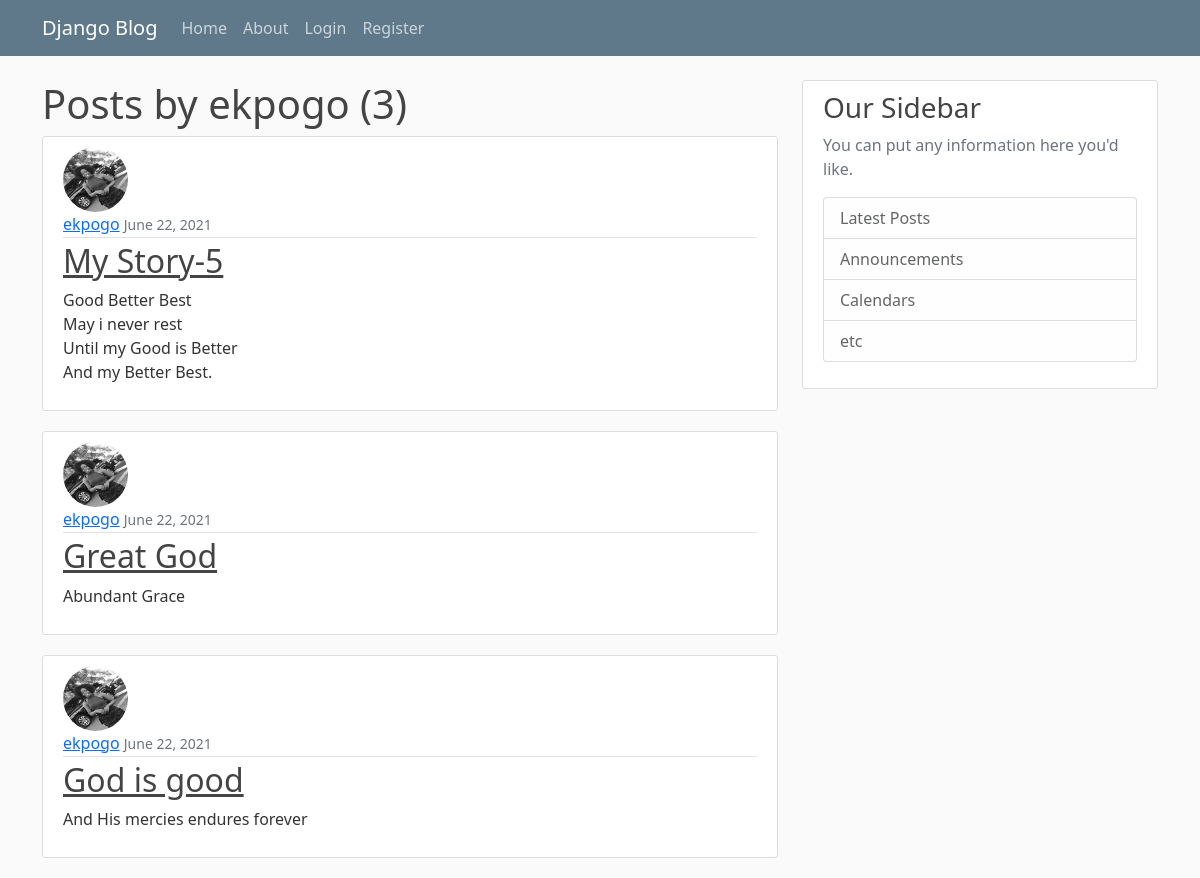
/user/ekpogo, run on an earlier commit of the app's database.
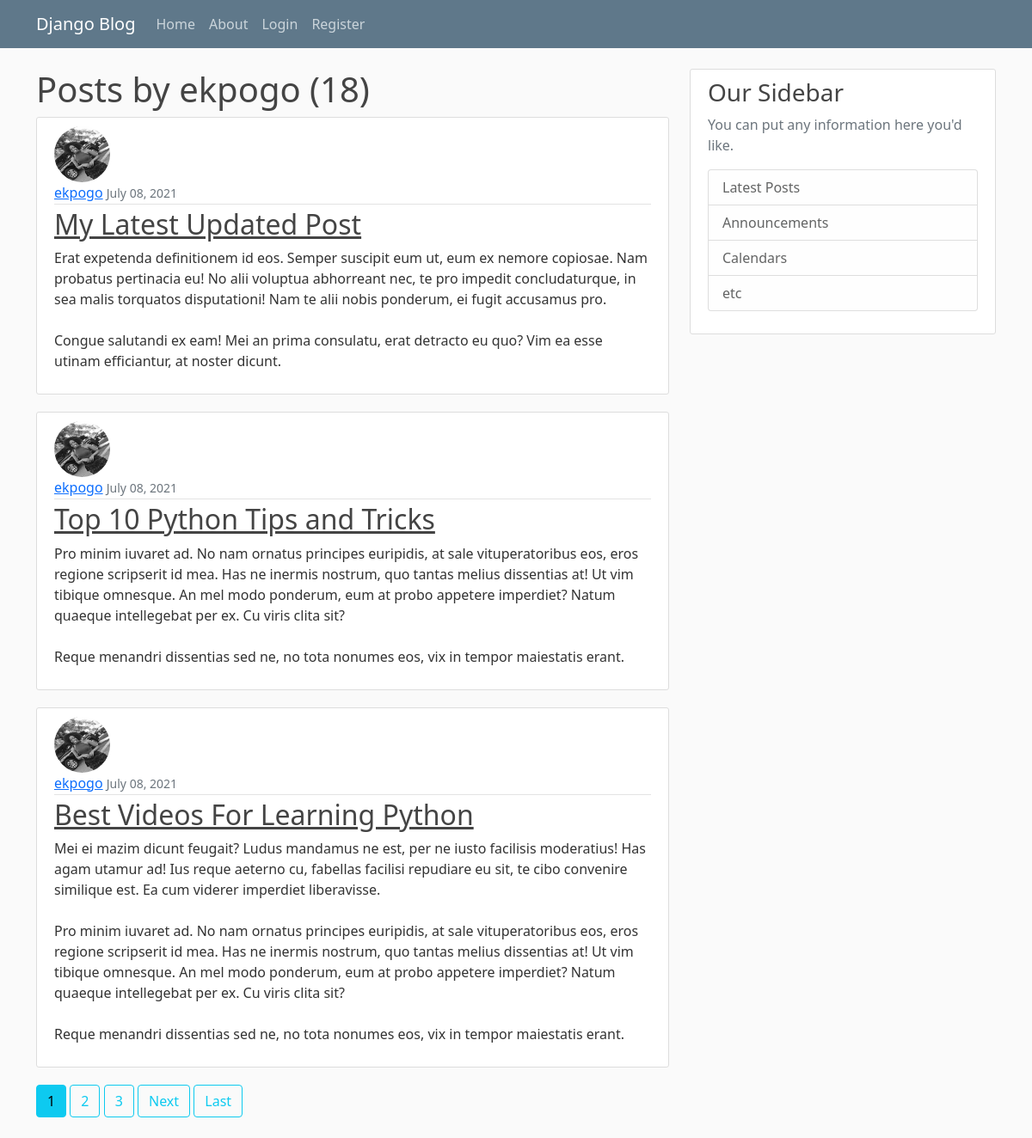
And on a later commit of the database.
### blog/models.py (models this page shows, shortened)
class Post(models.Model):
    title = models.CharField(max_length=100)
    content = models.TextField()
    date_posted = models.DateTimeField(default=timezone.now)
    author = models.ForeignKey(User, on_delete=models.CASCADE)

### users/models.py (models this page shows, shortened)
class Profile(models.Model):
    user = models.OneToOneField(User, on_delete=models.CASCADE)
    image = models.ImageField(default='default.jpg',upload_to='profile_pics')
    phone_number = PhoneField(blank=True)

### blog/views.py (the view)
# urls.py: path('user/<str:username>', UserPostListView.as_view(), name='user-posts'),
class UserPostListView(ListView):
    model = Post
    template_name ='blog/user_posts.html'
    context_object_name = 'posts'
    paginate_by = 3
    def get_queryset(self):
        user = get_object_or_404(User, username= self.kwargs.get('username'))
        return Post.objects.filter(author=user).order_by('-date_posted')

### blog/templates/blog/user_posts.html (shortened to what this page needs)
{% extends 'blog/base.html'%}
{% block content %}
<h1>Posts by {{ view.kwargs.username}} ({{ page_obj.paginator.count }})</h1>
  {% for post in posts%}
    <article class="media content-section">
      <img class="rounded-circle article-img" src="{{post.author.profile.image.url}}" alt="">
      <div class="media-body">
        <div class="article-metadata">
          <a class="mr-2" href="{% url 'user-posts' post.author.username %}">{{ post.author }}</a>
          <small class="text-muted">{{ post.date_posted|date:'F d, Y' }}</small>
        </div>
        <h2><a class="article-title" href="{% url 'post-detail' post.id %}">{{ post.title }}</a></h2>
        <p class="article-content">{{ post.content }}</p>
      </div>
    </article>
  {% endfor %}
  {% if is_paginated%}
      {% for num in page_obj.paginator.page_range %}
          {% if page_obj.number == num %}
            <a href="?page={{num}}" class="btn btn-info mb-4">{{ num }}</a>
          {% elif num > page_obj.number|add:'-3' and num < page_obj.number|add:'3' %}
            <a href="?page={{num}}" class="btn btn-outline-info mb-4">{{ num }}</a>
          {% endif %}
      {% endfor %}
      {% if page_obj.has_next %}
        <a href="?page={{ page_obj.next_page_number}}" class="btn btn-outline-info mb-4">Next</a>
        <a href="?page={{ page_obj.paginator.num_pages}}" class="btn btn-outline-info mb-4">Last</a>
      {% endif %}
  {% endif %}
{% endblock content %}

What changed in the data, as far as the page shows it:
no longer on this page (row unchanged): Post: author.profile.image (picture), author "ekpogo", date_posted "June 22, 2021", title "My Story-5", content "Good Better Best May i never rest Until my Good is Better And my Better Best."
no longer on this page (row unchanged): Post: author.profile.image (picture), author "ekpogo", date_posted "June 22, 2021", title "Great God", content "Abundant Grace"
no longer on this page (row unchanged): Post: author.profile.image (picture), author "ekpogo", date_posted "June 22, 2021", title "God is good", content "And His mercies endures forever"
added Post: author.profile.image (picture), author "ekpogo", date_posted "July 08, 2021", title "My Latest Updated Post", content "Erat expetenda definitionem id eos. Semper suscipit eum ut, eum ex nemore copiosae. Nam probatus pertinacia eu! No alii voluptua abhorreant nec, te pro impedit concludaturque, in sea malis torquatos disputationi! Nam te alii nobis ponderum, ei fugit accusamus pro. Congue salutandi ex eam! Mei an prima consulatu, erat detracto eu quo? Vim ea esse utinam efficiantur, at noster dicunt."
added Post: author.profile.image (picture), author "ekpogo", date_posted "July 08, 2021", title "Top 10 Python Tips and Tricks", content "Pro minim iuvaret ad. No nam ornatus principes euripidis, at sale vituperatoribus eos, eros regione scripserit id mea. Has ne inermis nostrum, quo tantas melius dissentias at! Ut vim tibique omnesque. An mel modo ponderum, eum at probo appetere imperdiet? Natum quaeque intellegebat per ex. Cu viris clita sit? Reque menandri dissentias sed ne, no tota nonumes eos, vix in tempor maiestatis erant."
added Post: author.profile.image (picture), author "ekpogo", date_posted "July 08, 2021", title "Best Videos For Learning Python", content "Mei ei mazim dicunt feugait? Ludus mandamus ne est, per ne iusto facilisis moderatius! Has agam utamur ad! Ius reque aeterno cu, fabellas facilisi repudiare eu sit, te cibo convenire similique est. Ea cum viderer imperdiet liberavisse. Pro minim iuvaret ad. No nam ornatus principes euripidis, at sale vituperatoribus eos, eros regione scripserit id mea. Has ne inermis nostrum, quo tantas melius dissentias at! Ut vim tibique omnesque. An mel modo ponderum, eum at probo appetere imperdiet? Natum quaeque intellegebat per ex. Cu viris clita sit? Reque menandri dissentias sed ne, no tota nonumes eos, vix in tempor maiestatis erant."
Also different on the page:
{{ page_obj.paginator.count }}: "3" → "18"
new list line: "1"
new list line: "2"
new list line: "3"
text now shown: "Next Last"
